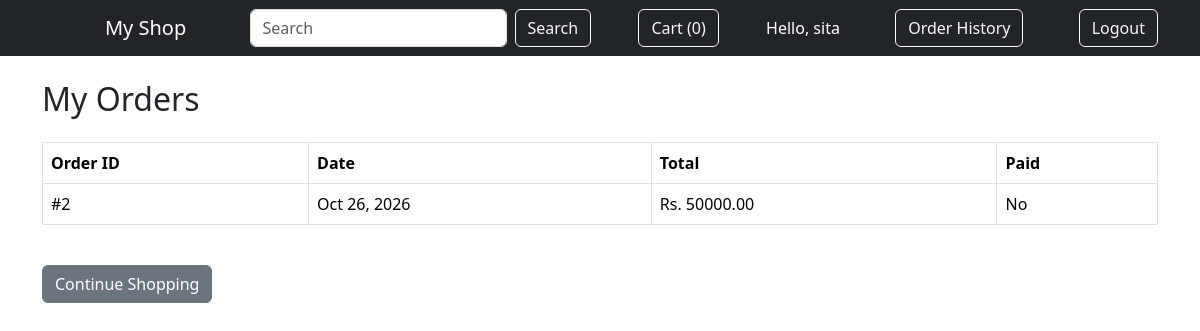
The page /orders/history/ (signed in) on the database as committed earlier.
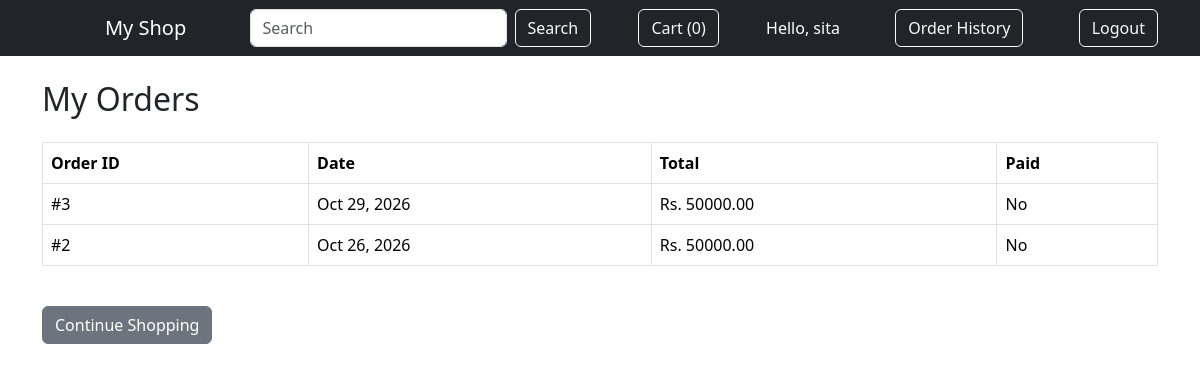
The same page on the database as committed later.
### orders/models.py (models this page shows, shortened)
class Order(models.Model):
    first_name = models.CharField(max_length=50)
    last_name = models.CharField(max_length=50)
    email = models.EmailField()
    user = models.ForeignKey(settings.AUTH_USER_MODEL, related_name='orders', on_delete=models.CASCADE, null=True, blank=True)
    address = models.CharField(max_length=250)
    city = models.CharField(max_length=100)
    created = models.DateTimeField(auto_now_add=True)
    updated = models.DateTimeField(auto_now=True)
    paid = models.BooleanField(default=False)
    class Meta:
        ordering = ['-created']
    def get_total_cost(self):
        return sum(item.get_cost() for item in self.items.all())

class OrderItem(models.Model):
    order = models.ForeignKey(Order, related_name='items', on_delete=models.CASCADE)
    product = models.ForeignKey(Product, related_name='order_items', on_delete=models.CASCADE)
    price = models.DecimalField(max_digits=10, decimal_places=2)
    quantity = models.PositiveIntegerField(default=1)
    def get_cost(self):
        return self.price * self.quantity

### orders/views.py (the view)
# urls.py: path('history/', views.order_history, name='order_history')
def order_history(request):
    orders = request.user.orders.all()
    return render(request, 'orders/order_history.html', {'orders': orders})

### cart/cart.py (called while the page is built)
    def __len__(self):
        return sum(int(item['quantity']) for item in self.cart.values())

### cart/context_processors.py (called while the page is built)
def cart(request):
    return {'cart': Cart(request)}

### orders/templates/orders/order_history.html (shortened to what this page needs)
{% extends 'store/base.html' %}
{% block content %}
    <h2 class="mb-4">My Orders</h2>
    {% if orders %}
        <table class="table table-bordered">
            <thead>
                <tr>
                    <th>Order ID</th>
                    <th>Date</th>
                    <th>Total</th>
                    <th>Paid</th>
                </tr>
            </thead>
            <tbody>
                {% for order in orders %}
                <tr>
                    <td>#{{ order.id }}</td>
                    <td>{{ order.created|date:"M d, Y" }}</td>
                    <td>Rs. {{ order.get_total_cost }}</td>
                    <td>{% if order.paid %}Yes{% else %}No{% endif %}</td>
                </tr>
                {% endfor %}
            </tbody>
        </table>
    {% else %}
        <p>You have no orders yet.</p>
    {% endif %}
    <br>
    <a href="/" class="btn btn-secondary">Continue Shopping</a>
{% endblock %}

Rows that differ between the two databases and show on the page:
added Order: id "3", created "Oct 29, 2026", get_total_cost "50000.00", paid "No"
